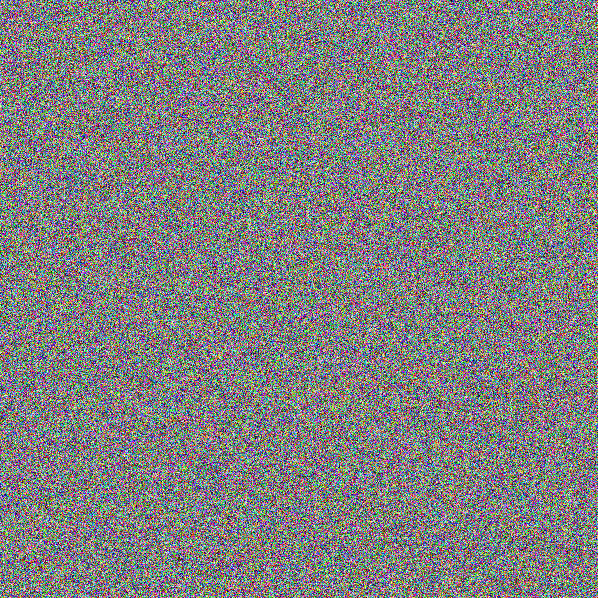
#> input picture misc/The Pixel Lies/corrupted.png, 598 x 598 px
$ python solve.py
#> lines starting #> are read from the running program, lines starting #| are printed output that depends on the picture
#!/usr/bin/env python3
import numpy as np
from PIL import Image
import os

def extract_hidden_data(stego_image_path, output_path="recovered.png", original_width=None, original_height=None, is_grayscale=True):
#> called with stego_image_path = 'corrupted.png', output_path = 'recovered.png', is_grayscale = True
    stego_img = Image.open(stego_image_path)
#> stego_img is the input picture: PIL image 598x598 RGB; mean R, G, B 127.7, 127.4, 127.3
    stego_data = np.array(stego_img).flatten()

    stego_binary = ''.join([format(byte, '08b') for byte in stego_data])

    hidden_bits = ""
    for i in range(31, len(stego_binary), 32):
        if i < len(stego_binary):
            hidden_bits += stego_binary[i]
#> this loop made 268203 passes
#> (i, hidden_bits) on passes 1 to 12: (31, '0'), (63, '00'), (95, '000'), (127, '0000'), (159, '00000'), (191, '000000'), (223, '0000000'), (255, '00000000'), (287, '000000000'), (319, '0000000000'), (351, '00000000000'), (383, '000000000000')
#> i on passes 41 to 46: 1311, 1343, 1375, 1407, 1439, 1471

    print(f"Extracted {len(hidden_bits)} hidden bits")
#| Extracted 268203 hidden bits

    byte_array = bytearray()
    for i in range(0, len(hidden_bits), 8):
        if i + 8 <= len(hidden_bits):
            byte = int(hidden_bits[i:i+8], 2)
            byte_array.append(byte)
#> this loop made 33526 passes
#> i on passes 2 to 13: 8, 16, 24, 32, 40, 48, 56, 64, 72, 80, 88, 96

    if original_width is None or original_height is None:
        if os.path.exists("dimensions.txt"):
            try:
                with open("dimensions.txt", "r") as f:
#> (reads misc/The Pixel Lies/dimensions.txt from the repository)
                    dims = f.read().strip().split(",")
                    original_width = int(dims[0])
                    original_height = int(dims[1])
                print(f"Read dimensions from file: {original_width}x{original_height}")
            except Exception as e:
                print(f"Error reading dimensions: {e}")
                side = int(np.sqrt(len(byte_array)))
                original_width = original_height = side

    channels = 1 if is_grayscale else 3
    required_bytes = original_width * original_height * channels
    print(f"Using dimensions: {original_width}x{original_height} pixels, {'Grayscale' if is_grayscale else 'RGB'}")

    if len(byte_array) > required_bytes:
        byte_array = byte_array[:required_bytes]
    elif len(byte_array) < required_bytes:
        print(f"Warning: Not enough data for specified dimensions. Padding with zeros.")
        byte_array.extend([0] * (required_bytes - len(byte_array)))

    try:
        mode = 'L' if is_grayscale else 'RGB'
        shape = (original_height, original_width) if is_grayscale else (original_height, original_width, 3)
        array = np.array(list(byte_array), dtype=np.uint8).reshape(shape)
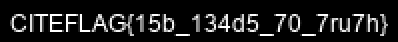
#> array: shape (21, 199) (shown 2 times larger); min 0, max 255, mean 28.2
        recovered_img = Image.fromarray(array, mode=mode)
        recovered_img.save(output_path)
        print(f"Recovered image saved as {output_path}")
    except Exception as e:
        print(f"Error creating image: {e}")
        print("Try specifying the correct original width and height.")

def main():
    stego_image = "corrupted.png"
    output_image = "recovered.png"

    if not os.path.exists(stego_image):
        print(f"Error: {stego_image} not found!")
        return

    extract_hidden_data(stego_image, output_image, is_grayscale=True)

    extract_hidden_data(stego_image, "recovered_rgb.png", is_grayscale=False)
#> call 2 of extract_hidden_data, with stego_image_path = 'corrupted.png', output_path = 'recovered_rgb.png', is_grayscale = False
#> the loop in extract_hidden_data (call 2), `for i in range(31, len(stego_binary), 32):` made 268203 passes
#> i on passes 41 to 52: 1311, 1343, 1375, 1407, 1439, 1471, 1503, 1535, 1567, 1599, 1631, 1663
#| Extracted 268203 hidden bits
#> the loop in extract_hidden_data (call 2), `for i in range(0, len(hidden_bits), 8):` made 33526 passes
#> in extract_hidden_data (call 2), `array = np.array(list(byte_array), dtype=np.uint8).reshape(shape)`:
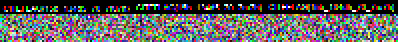
#> array: shape (21, 199, 3) (shown 2 times larger); mean of channels 0, 1, 2 95.4, 93.2, 93.8; drawn as R, G, B

if __name__ == "__main__":
    main()
